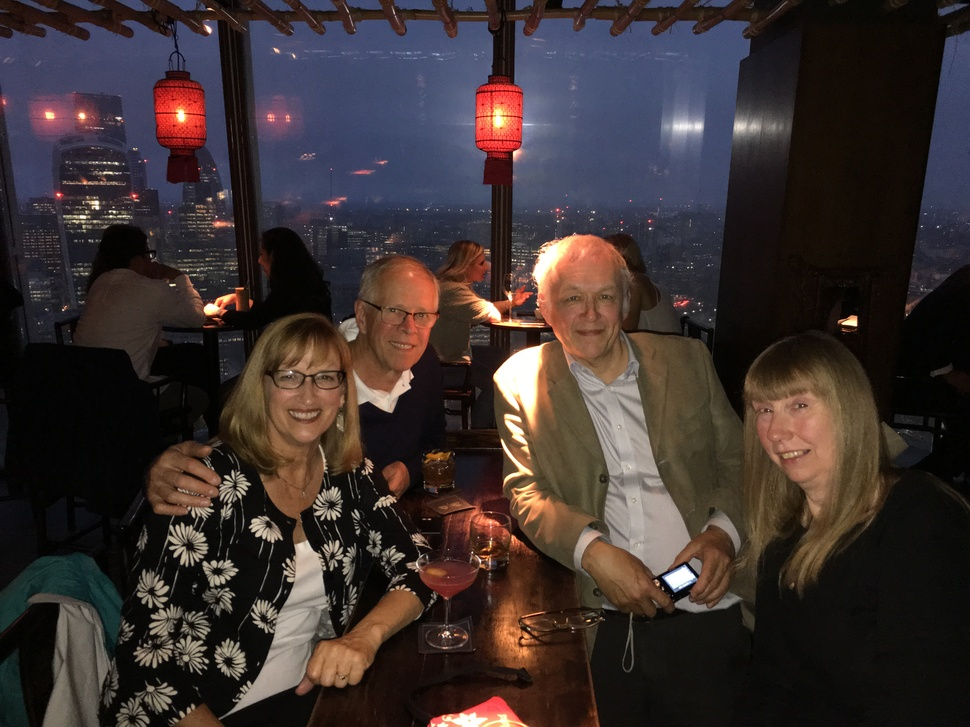
#> input picture Python3/src/13 Scientific Python/SciKitImage/images/chris.JPG, 970 x 727 px, shrunk from 4032 x 3024 before the run, found by its file name
$ python 05_customized_colormap.py   (older library calls are emulated)
#> lines starting #> are read from the running program, lines starting #| are printed output that depends on the picture
import os, sys
import numpy as np
import scipy.ndimage as nd
import matplotlib.pyplot as plt
import skimage.morphology as morphology
import skimage.feature as feature
import skimage.io as io
from PIL import Image
import time
import scipy.misc
from matplotlib.colors import ListedColormap

def createColorMap():
    N = 2
    vals = np.ones((N, 4))
    # colormap goes from nearly white to white
    vals[:, 0] = np.linspace(0.85, 1, N)
    vals[:, 1] = np.linspace(0.85, 1, N)
    vals[:, 2] = np.linspace(0.85, 1, N)
    return ListedColormap(vals)

def plotIt(image, sigma, threshold, spread, dt):
    low = threshold / 256.0
    high = (threshold + spread) / 256.0
    set_title(f"sigma={sigma} low={low*256} high={high*256}")
    edges = feature.canny(image, sigma=sigma, low_threshold=low, high_threshold=high)
    edges = np.invert(edges)
    plt.imshow(edges, cmap=createColorMap())
    plt.draw()
    plt.axis('off')
    plt.savefig("outfile.pdf")
    plt.pause(0.001)
    time.sleep(dt)

def set_title(title):
    figure = plt.gcf()
    figure.canvas.set_window_title(title)

def load_image(infilename):
    img = Image.open(infilename)
    img.load()
    data = np.asarray( img, dtype="int32" )
    return data

plt.ion()
image = io.imread("images/chris.jpg", as_gray=True)
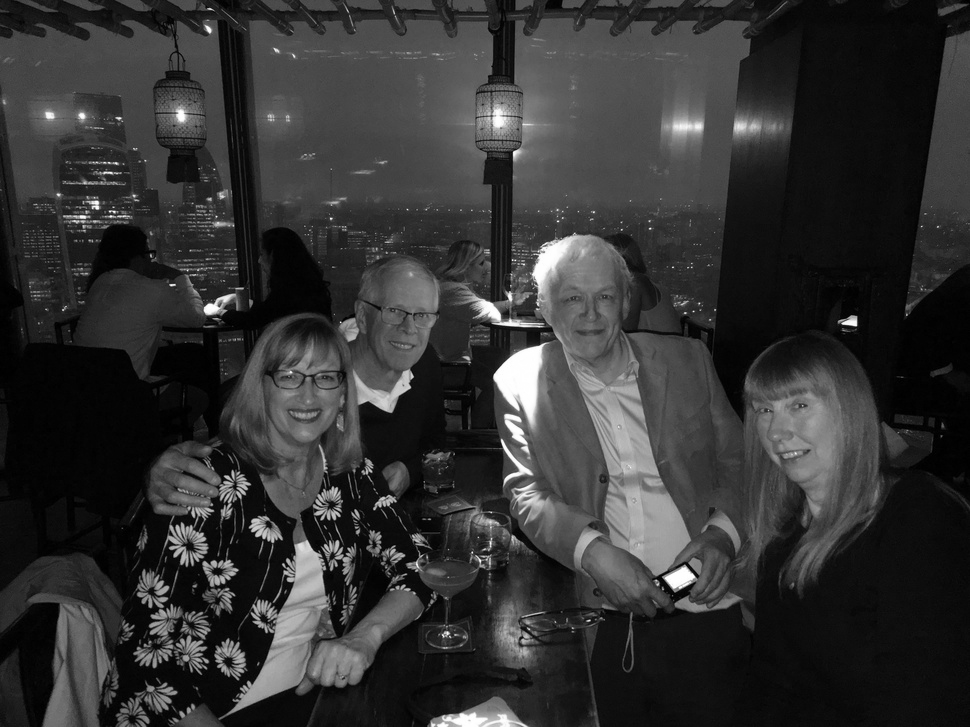
#> image: shape (727, 970) float64; min 0, max 1, mean 0.201


sigma = 2
threshold = 29
spread = 1
plotIt(image, sigma, threshold, spread, dt=10)
#> in plotIt, `edges = feature.canny(image, sigma=sigma, low_threshold=low, high_thre..`:
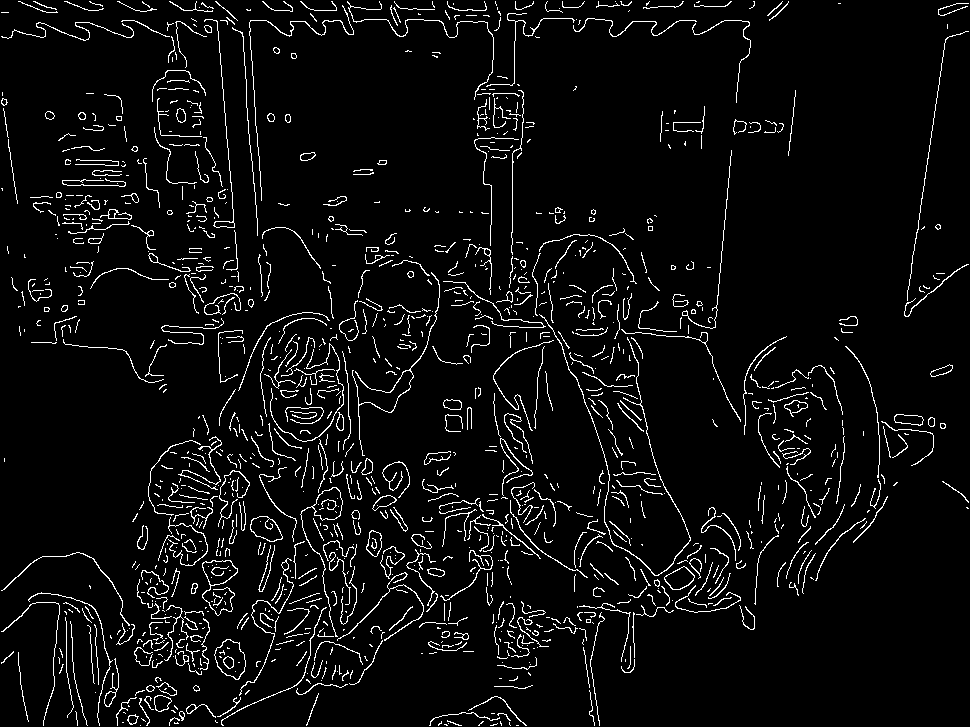
#> edges: shape (727, 970) bool; 5% white in thin lines or dots
#> in plotIt, `edges = np.invert(edges)`: edges: shape (727, 970) bool; 95% white; black in thin lines or dots

$ run again, with Python3/src/13 Scientific Python/SciKitImage/images/20200402_164234.jpg copied over Python3/src/13 Scientific Python/SciKitImage/images/chris.JPG
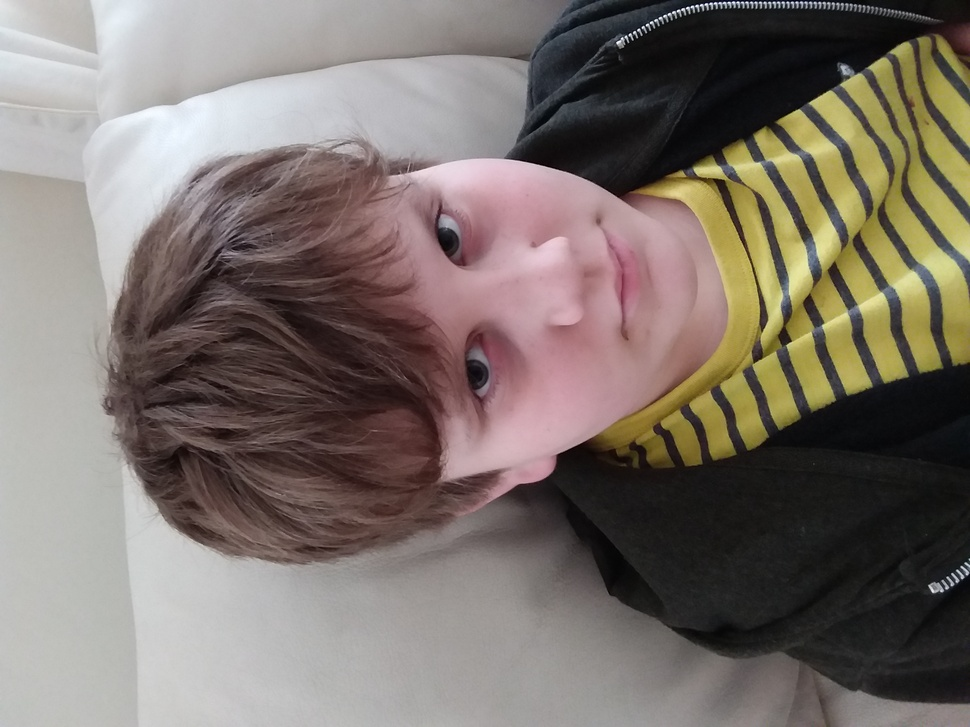
#> input picture Python3/src/13 Scientific Python/SciKitImage/images/20200402_164234.jpg, 970 x 727 px, shrunk from 3264 x 2448 before the run, found by its file name
#> `image = io.imread("images/chris.jpg", as_gray=True)`:
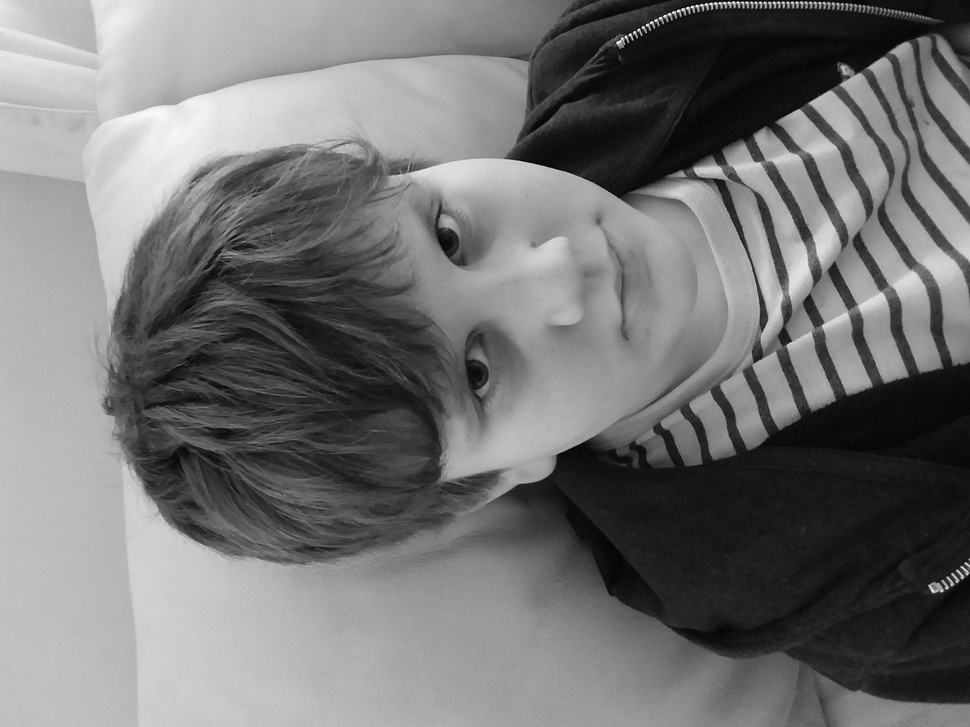
#> image: shape (727, 970) float64; min 0.00254, max 0.997, mean 0.457
#> in plotIt, `edges = feature.canny(image, sigma=sigma, low_threshold=low, high_thre..`:
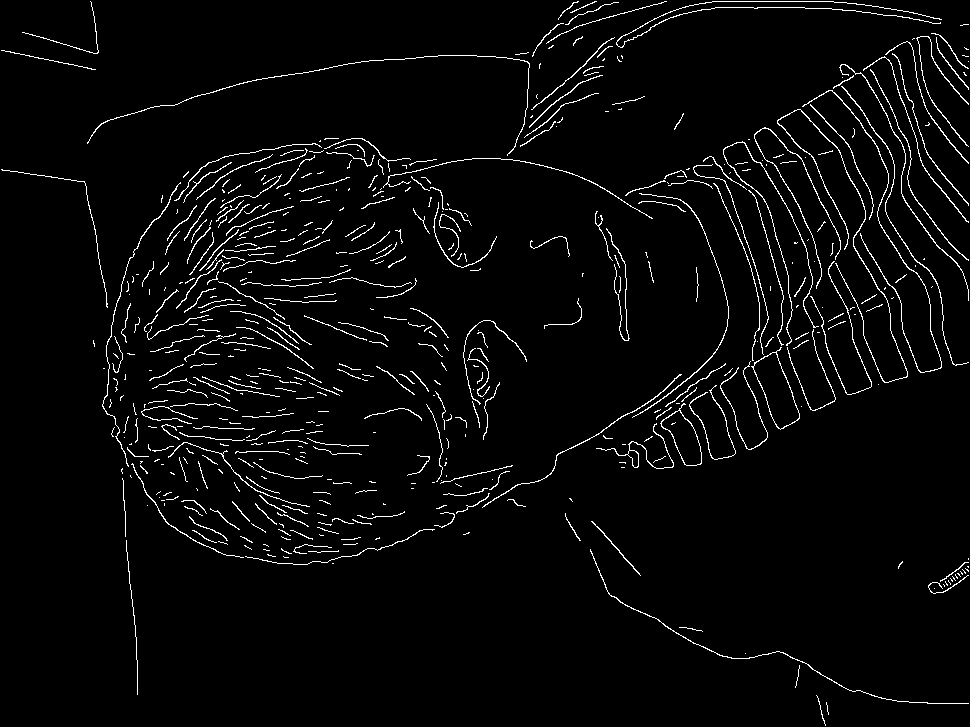
#> edges: shape (727, 970) bool; 3.4% white in thin lines or dots

$ run again, with Python3/src/13 Scientific Python/SciKitImage/images/20200402_164248.jpg copied over Python3/src/13 Scientific Python/SciKitImage/images/chris.JPG
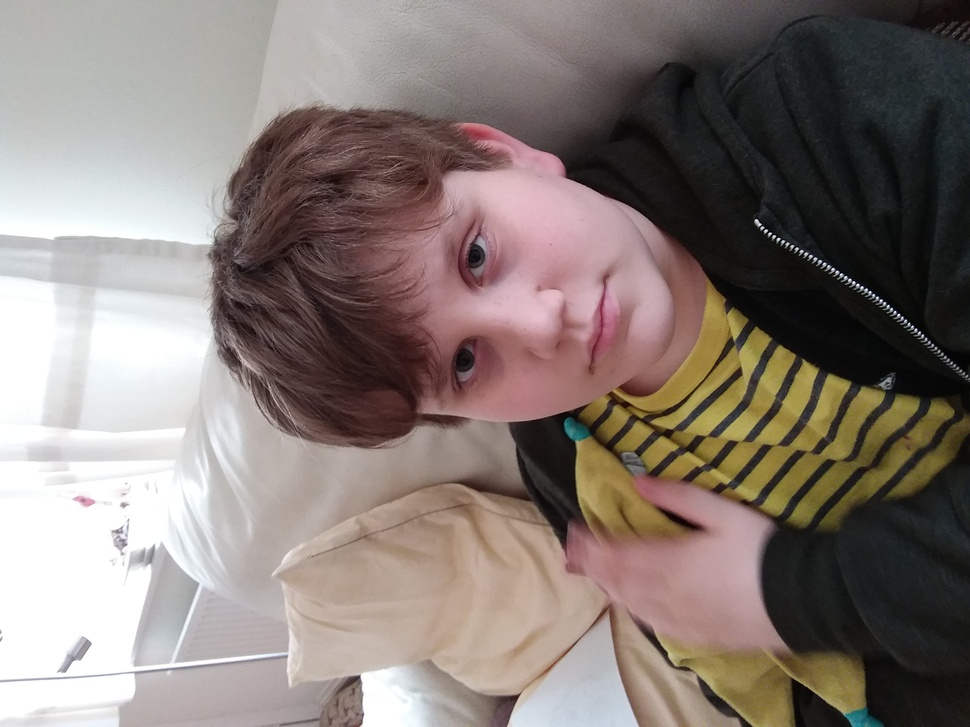
#> input picture Python3/src/13 Scientific Python/SciKitImage/images/20200402_164248.jpg, 970 x 727 px, shrunk from 3264 x 2448 before the run, found by its file name
#> `image = io.imread("images/chris.jpg", as_gray=True)`:
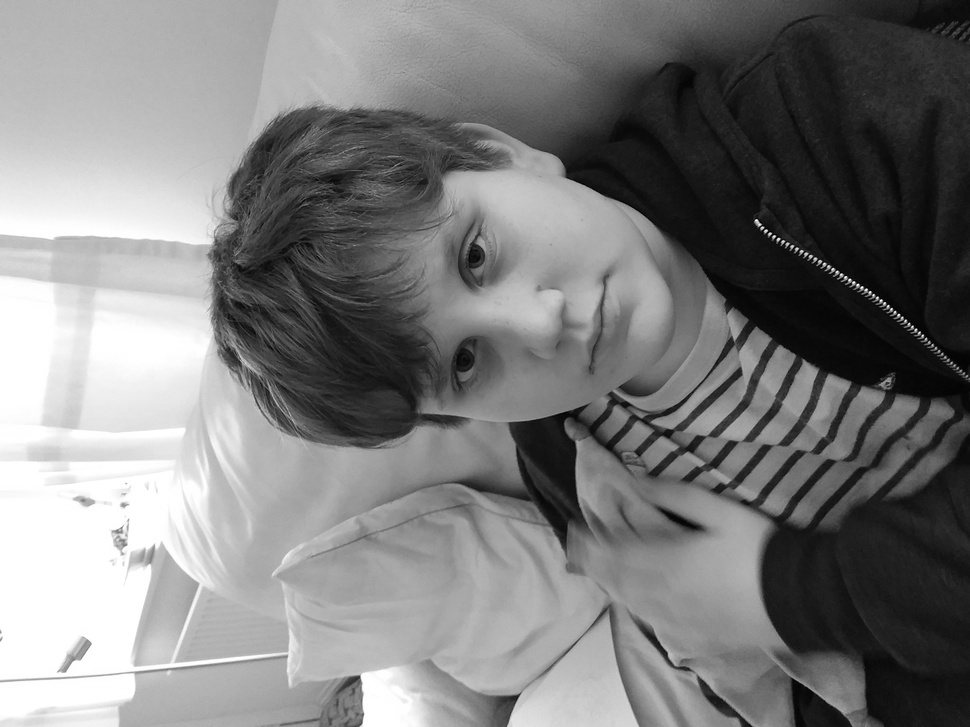
#> image: shape (727, 970) float64; min 0.000565, max 1, mean 0.495
#> in plotIt, `edges = feature.canny(image, sigma=sigma, low_threshold=low, high_thre..`:
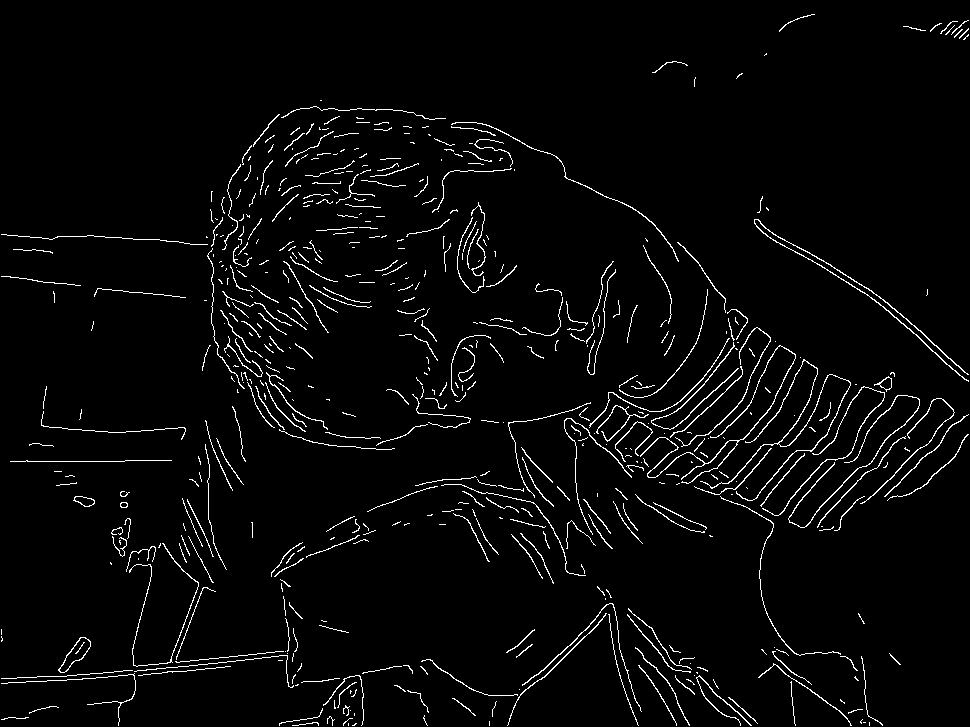
#> edges: shape (727, 970) bool; 3.2% white in thin lines or dots

$ run again, with Python3/src/13 Scientific Python/SciKitImage/images/DSCF1129.JPG copied over Python3/src/13 Scientific Python/SciKitImage/images/chris.JPG
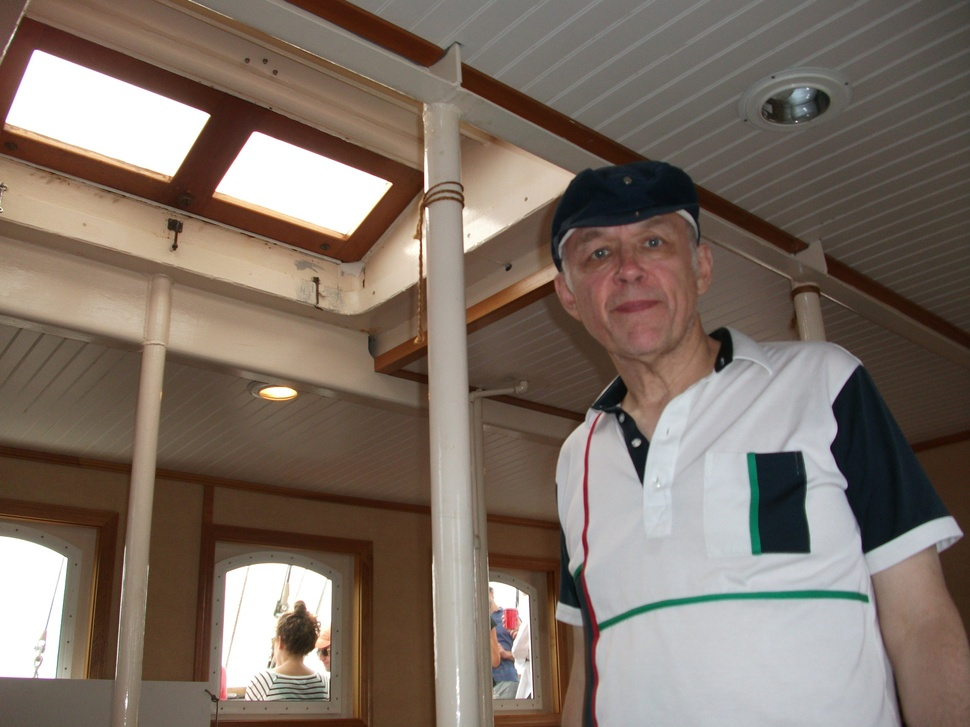
#> input picture Python3/src/13 Scientific Python/SciKitImage/images/DSCF1129.JPG, 970 x 727 px, shrunk from 1600 x 1200 before the run, found by its file name
#> `image = io.imread("images/chris.jpg", as_gray=True)`:
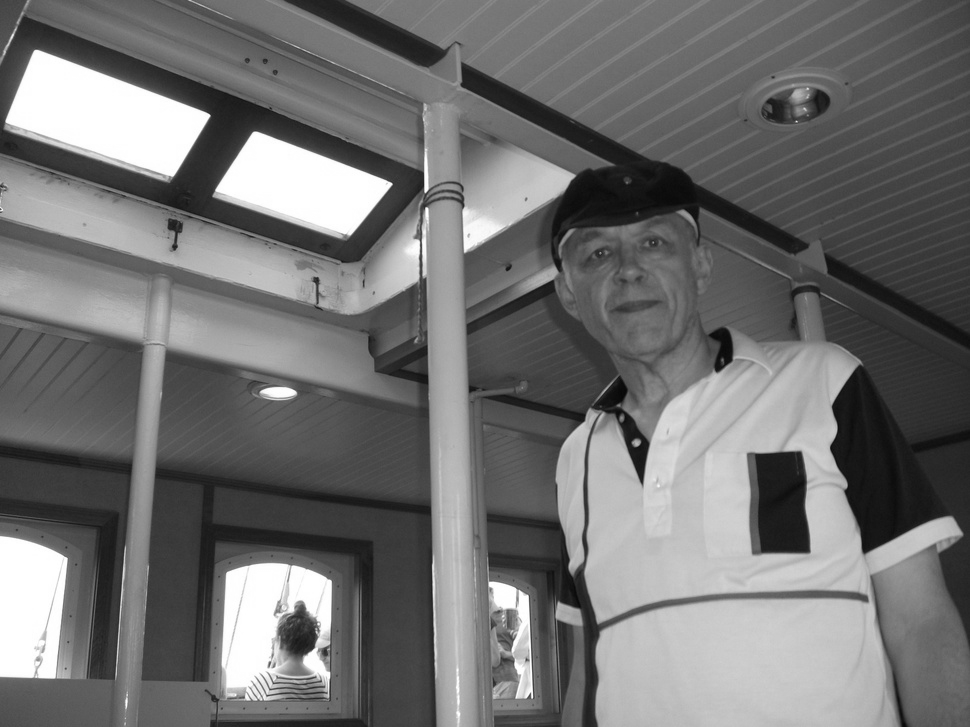
#> image: shape (727, 970) float64; min 0.0308, max 1, mean 0.448
#> in plotIt, `edges = feature.canny(image, sigma=sigma, low_threshold=low, high_thre..`:
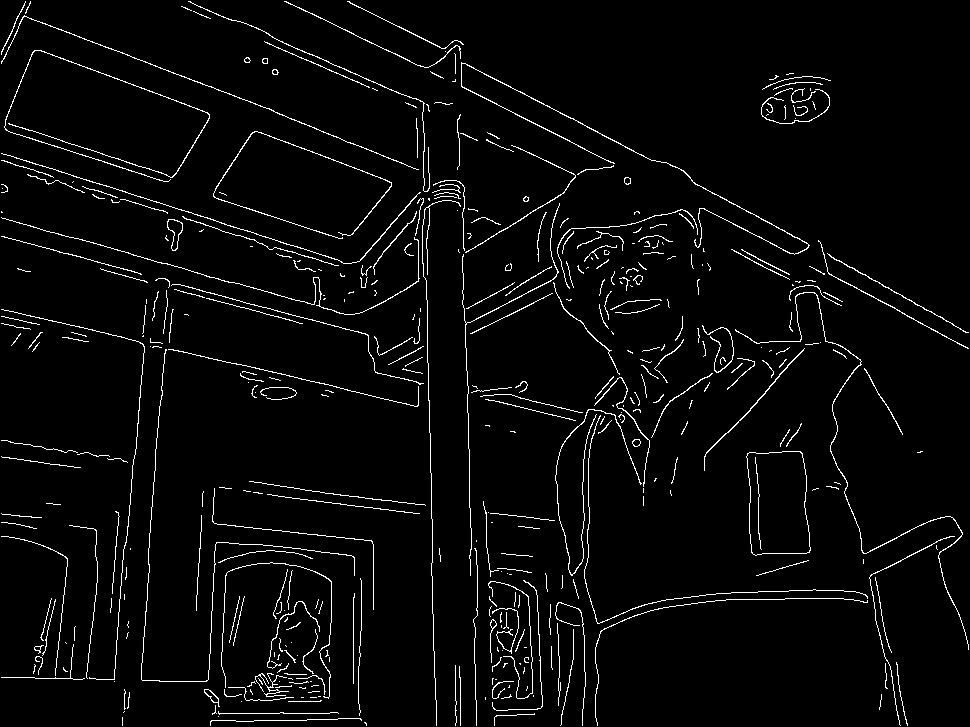
#> edges: shape (727, 970) bool; 3.5% white in thin lines or dots
